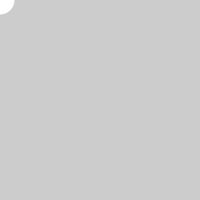
Frame 1 (no input)
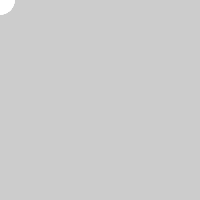
Frame 60 (the mouse pressed at the canvas centre just before this capture)
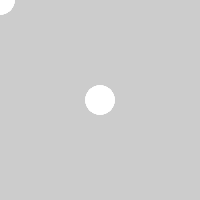
Frame 120 (the mouse held since frame 60 and released just before this capture)

The Processing sketch that drew these frames (run headless with seeded random() and noise(); from frame 60 on, the mouse is pressed at the canvas centre):

// Processing sketch: sketch_apr24a
// ── sketch_apr24a.pde
int num = 60;  
float mx[] = new float[num];  
float my[] = new float[num];  
  
void setup()   
{  
  size(200, 200);  
  smooth();  
  noStroke();  
  fill(255, 153);   
}  
  
void draw()   
{  
    
  // Reads throught the entire array  
  // and shifts the values to the left  
  for(int i=1; i<num; i++) {  
    mx[i-1] = mx[i];  
    my[i-1] = my[i];  
  }   
  // Add the new values to the end of the array  
  mx[num-1] = mouseX;  
  my[num-1] = mouseY;  
    
  for(int i=0; i<num; i++) {  
    ellipse(mx[i], my[i], i/2, i/2);  
  }  
}  
